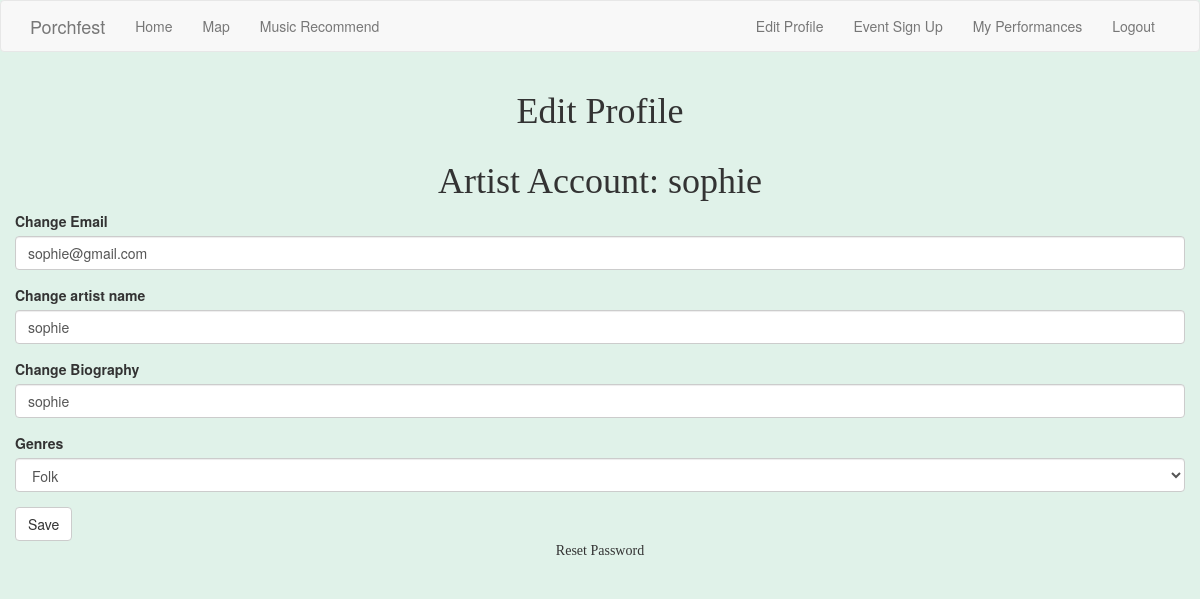
The app's page /edit_profile (signed in) with its own data.
### app/models.py (models this page shows, shortened)
class Artist(UserMixin, db.Model):
    id = db.Column(db.Integer, primary_key=True)
    artistName = db.Column(db.String(64), index=True, unique=True)
    bio = db.Column(db.String(600))
    genre = db.Column(db.String)
    artistPerformances1= db.relationship('ArtistToPerformance', backref='artperfrel1')
    email = db.Column(db.String(120), index=True, unique=True)
    password_hash = db.Column(db.String(128))

### app/routes.py (the view)
@app.route('/edit_profile', methods=['GET', 'POST'])
@login_required
def edit_profile():
    form = EditProfile()
    if form.validate_on_submit():
        current_user.artistName = form.artistName.data
        current_user.bio = form.bio.data
        current_user.email = form.email.data
        current_user.genre = form.genre.data
        db.session.commit()
        flash('Your changes have been saved.')
        return redirect(url_for('edit_profile'))
    elif request.method == 'GET':
        form.artistName.data = current_user.artistName
        form.bio.data = current_user.bio
        form.email.data = current_user.email
        form.genre.data = current_user.genre
    return render_template('edit_profile.html', artist=current_user, title='Edit Profile',
                           form=form)

### app/forms.py
class EditProfile (FlaskForm):
    email = StringField('Change Email')
    artistName = StringField('Change artist name')
    bio = StringField('Change Biography')
    genre = SelectField('Genres', choices=[("folk", "Folk"),('rock', "Rock"), ("hip_hop", "Hip Hop"),("pop", "Pop"), ("RB", "R&B"), ("indie", "Indie")])
    submit = SubmitField('Save')

### app/models.py (called while the page is built)
@login.user_loader
def load_user(id):
    return Artist.query.get(int(id))

### app/templates/edit_profile.html
{% extends "base.html" %}
{% import 'bootstrap/wtf.html' as wtf %}
{% block app_content %}
<h1>Edit Profile</h1>
<div class="row">
    <div class="col md-4">
        <h1>Artist Account: {{ artist.artistName }}</h1>
        {{ wtf.quick_form(form) }}
        <p>Reset Password <a href="{{ url_for('reset_password') }}"></a> </p>
    </div>
</div>
{% endblock %}

### app/static/css/main.css (style rules this page uses)
body { background-color: #E0F2E9; }
h1 { text-align: center; font-family: 'Tinos', serif; }
p { text-align: center; font-family: 'Tinos', serif; }

### records on screen
Artist: artistName "sophie", email "sophie@gmail.com", bio "sophie", genre "Folk"
